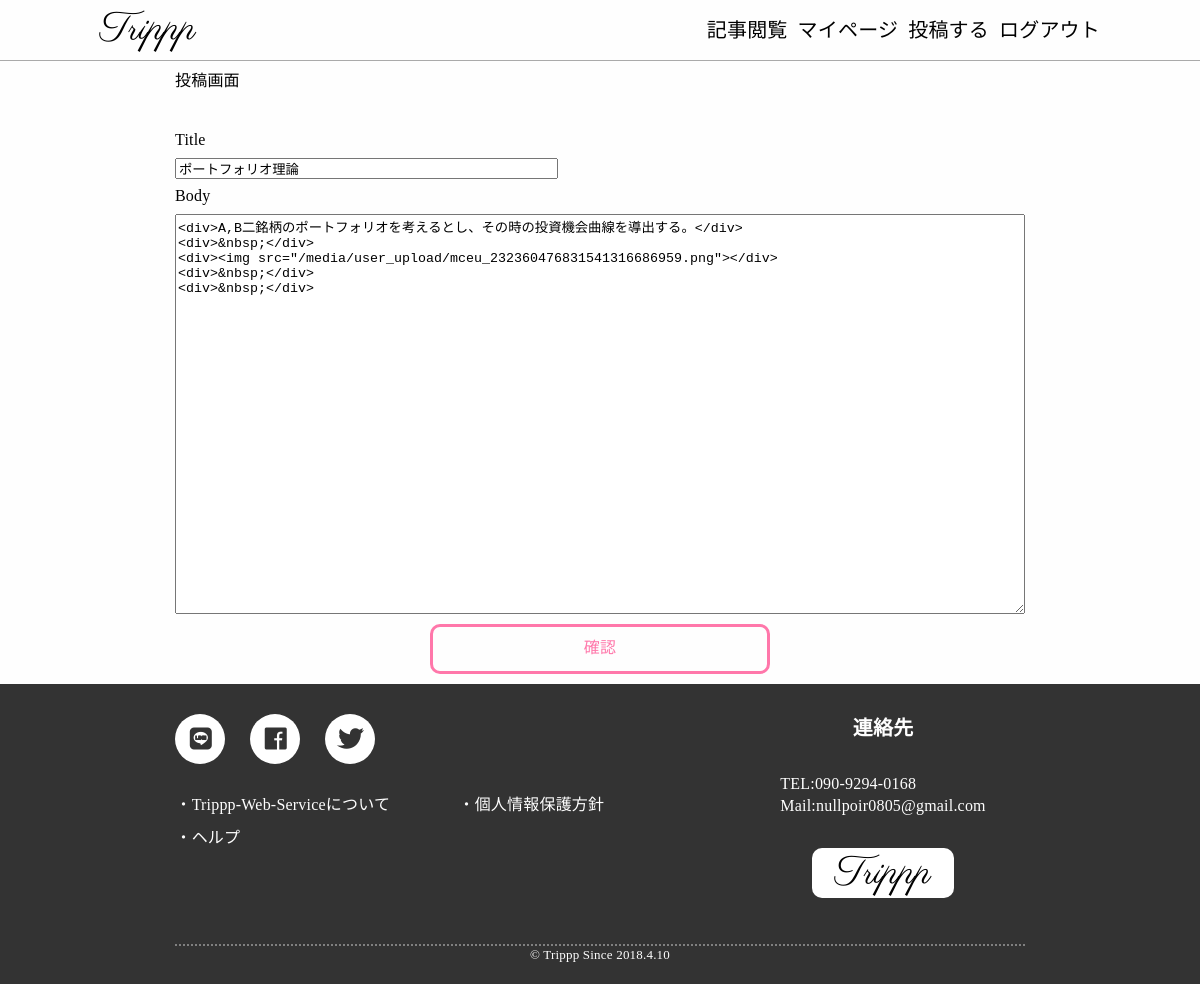
/tabilog/edit/1/1 (signed in), run on the app's committed database.
### tabilog/models.py (models this page shows, shortened)
class tabilog(models.Model):
    title=models.CharField(max_length=100)
    pub_date=models.DateTimeField(default=datetime.now)
    author=models.CharField(max_length=100)
    user_pk=models.IntegerField()
    thambnail = models.ImageField(upload_to='thambnail/')
    body=HTMLField("content")
    content=HTMLField("content")

### tabilog/views.py (the view)
# urls.py: path('edit/<int:user_pk>/<int:tabilog_pk>',views.tabilog_update,name="tabilog_update"),
def tabilog_update(request,user_pk,tabilog_pk):
    req_user = request.user
    if req_user.pk == user_pk or req_user.is_superuser:
        post = get_object_or_404(tabilog, pk=tabilog_pk)
        alldel(post.body)
        form = TabilogPostingForm(request.POST or None, instance=post)
        if request.method == 'POST' and form.is_valid():
            post.title=request.POST["title"]
            post.body=request.POST["body"]
            post.content=parse(request.POST["body"])
            post.save()
            return HttpResponseRedirect("/tabilog/post_done/")
        context = {
            'form': form
        }
        return render(request, 'tabilog/postform.html', context)
    else:
        return HttpResponseRedirect("/account/login")

### tabilog/forms.py
class TabilogPostingForm(forms.ModelForm):
    class Meta:
        model=TabilogDraft
        fields = ('title','body')
    def __init__(self, *args, **kwargs):
        super().__init__(*args, **kwargs)
        for field in self.fields.values():
            field.widget.attrs['class'] = 'form-control'

### tabilog/parser.py (called while the page is built)
def apply_del_flag(src):
    image = Image.objects.get(name=src)
    image.ref=1;
    image.save()

def alldel(fin):
    s=fin.split("\n")
    res=""
    for line in s:
        if ("src=" in line) and ("img" in line) and not ("lazyload" in line):
            seek_pre=line.find("src=")+5
            seek_las=line.find("\"",seek_pre)
            src=line[seek_pre:seek_las]
            apply_del_flag(src)

### templates/tabilog/postform.html (shortened to what this page needs)
{% extends "base.html" %}
{% load static %}
{% load widget_tweaks %}
{% block header %}
<link rel="stylesheet" type="text/css" href="{% static 'css/postform.css' %}">
{% endblock %}
{% block content %}
<div class="content__verbose">
  投稿画面<br>
</div>
<form class="content__form" action="" method="post">
    <label class="label">{{form.title.label}}</label>
    {{form.title|add_class:"short-form"}}
    <label class="label">{{form.body.label}}</label>
    {{form.body|add_class:"long-form"}}
    <div class="form__buttons buttons__red js_confirm">確認</div>
</form>
{% endblock %}

### static/css/base.css (style rules this page uses)
* { box-sizing: border-box; }
#trippp { font-size: 10px; height: 100%; overflow-x: hidden; }
#root { margin:0; padding-top:60px; display: flex; flex-direction: column; min-height: 100%; max-width: 100%; font-size: 1.6rem; letter-spacing: 0.02rem; line-height: 1.42857; background-color: #fefefe; }

### static/css/postform.css (style rules this page uses)
.content__form { display: flex; display: -webkit-box; display: -webkit-flex; display: -ms-flexbox; flex-direction: column; }
.content__verbose { padding-bottom: 30px; }
.label { padding:6px 0; }
.short-form { width:45%; }
.long-form { width:100%; height: 400px; }
.form__buttons { width:40%; margin: 0 auto; margin-top: 10px; height:50px; border-radius: 10px; background:none; display: flex; justify-content: center; align-items: center; cursor: pointer; }
.buttons__red { border: solid 3px #ff77aa; color:#ff77aa; }

### data on the page
tabilog: title "ポートフォリオ理論", body "<div>A,B二銘柄のポートフォリオを考えるとし、その時の投資機会曲線を導出する。</div> <div>&nbsp;</div> <div><img src=\"/media/user_upload/mceu_232360476831541316686959.png\"></div> <div>&nbsp;</div> <div>&nbsp;</div>"
